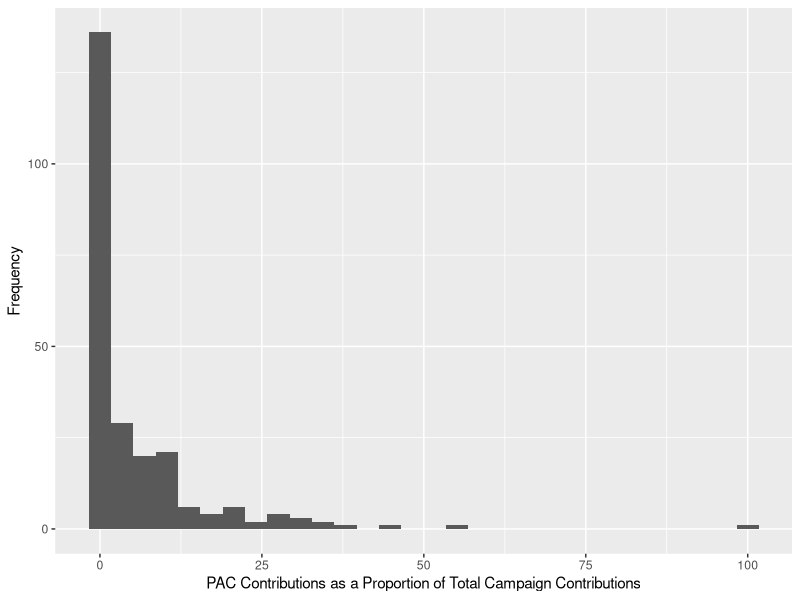
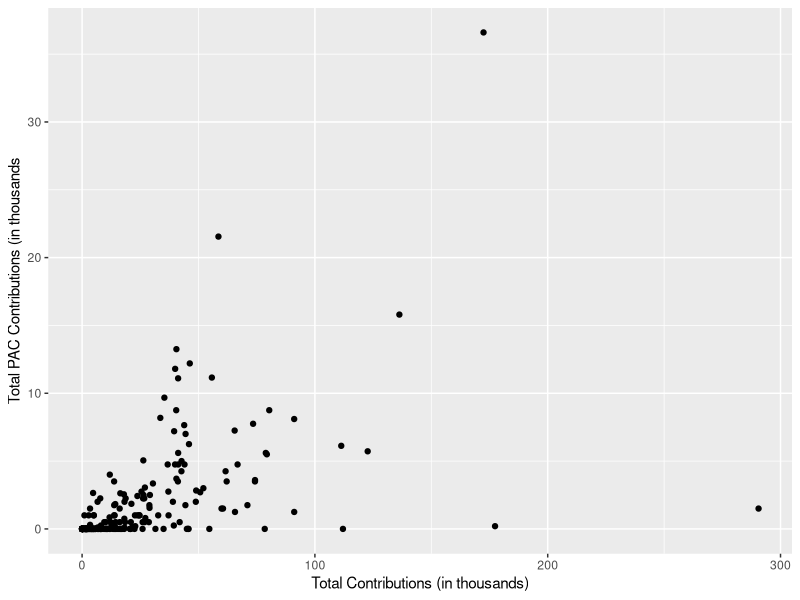

Recreate these plots in R, in order.
## ---- chunk 1
library(tidyverse)
campaign_finance <- read.csv("data/campaign_finance.csv")
## ---- chunk 2
campaign_finance <- campaign_finance |>
  mutate(pac_prop = (PAC.Contributions/Total.Raised) * 100)
## ---- chunk 3
plot_1 <- campaign_finance |>
  ggplot(mapping = aes(x = pac_prop)) +
  geom_histogram() +
  labs(x = "PAC Contributions as a Proportion of Total Campaign Contributions", y = "Frequency", Title = "Frequency of the Proportion of PAC Contributions")
## ---- chunk 4
plot_1
## ---- chunk 5
campaign_finance <- campaign_finance |>
  mutate(raised = Total.Raised/1000,
         PAC = PAC.Contributions/1000)

plot_2 <- campaign_finance |>
  ggplot(mapping = aes(x = raised, y = PAC)) +
  geom_point() +
  labs(x = "Total Contributions (in thousands)", y = "Total PAC Contributions (in thousands")
## ---- chunk 6
plot_2
